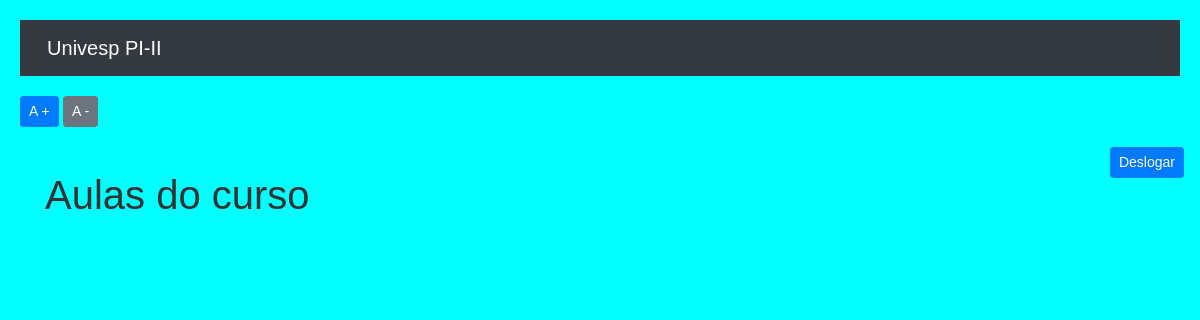
The page /home/curso/6 (signed in) on the database as committed earlier.
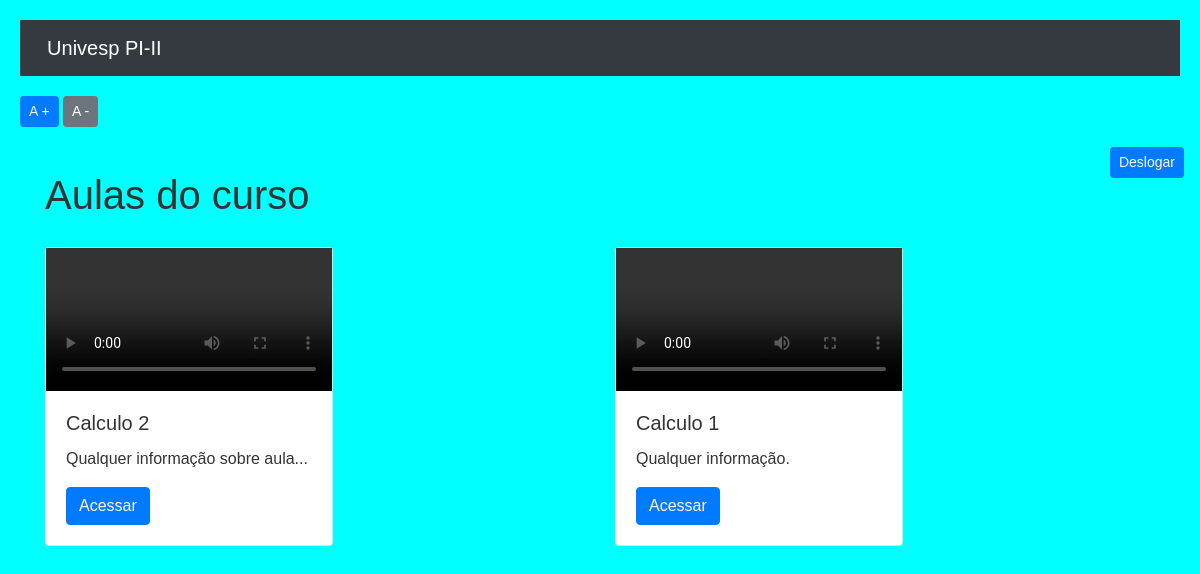
The same page on the database as committed later.
### cursos/models.py (models this page shows, shortened)
class Aulas(models.Model):
    nome = models.CharField(max_length = 100)
    descricao = models.TextField()
    aula = models.FileField(upload_to = "aulas")
    curso = models.ForeignKey(Cursos, on_delete = models.DO_NOTHING)

### cursos/views.py (the view)
# urls.py: path('curso/<int:id>', views.curso, name = 'curso'),
def curso(request, id):                                                #Acessar curso
    if request.session.get('usuario'):
        aulas = Aulas.objects.filter(curso = id)
        request_usuario = request.session.get('usuario')
        return render(request, 'curso.html', {'aulas': aulas, 'request_usuario': request_usuario})
    else:
        return redirect('/auth/login/?status=2')

### cursos/templates/curso.html (shortened to what this page needs)
{% extends 'base.html'%}
{% block 'body' %}
<div class="wrapper">
  <div class="buttons">
      <a href="{% url 'sair' %}" class="btn btn-sm btn-primary">Deslogar</a>
  </div>
</div>
<div class="container">
  <br>
  <h1>Aulas do curso</h1>
  <div class="row">
      {% for i in aulas %}
          <div style="margin-top: 20px;" class="col-md">
              <div class="card" style="width: 18rem;">
                <video  controls>
                  <source src="{{i.aula.url}}" type="video/mp4">
                </video>
                  <div class="card-body">
                    <h5 class="card-title">{{i.nome}}</h5>
                    <p class="card-text">{{i.descricao}}</p>
                    <a href="{% url 'aula' i.id %}" class="btn btn-primary">Acessar</a>
                  </div>
                </div>
          </div>
      {% endfor %}
  </div>
</div>
{% endblock %}

### templates/base.html (shortened to what this page needs)
<!doctype html>
<html lang="pt-BR">
  <head>
    <link rel="stylesheet" href="https://cdn.jsdelivr.net/npm/bootstrap@4.6.0/dist/css/bootstrap.min.css">
  </head>
  <body>
    <nav class="navbar navbar-dark bg-dark">
        <a class="navbar-brand" href="{% url 'index'%}">&nbsp&nbspUnivesp PI-II</a>
    </nav>
    <div class="font-size-buttons">
        <button class="btn btn-primary btn-sm" onclick="aumentarFonte()">A + </button>
        <button class="btn btn-secondary btn-sm" onclick="diminuirFonte()">A - </button>
    </div>
    {% block 'body'%}{% endblock %}
  </body>
</html>

### templates/base.html (style rules this page uses)
body { font-size: 16px; background-color: #00ffff; color: #333; font-family: Arial, sans-serif; margin: 20px; }
.font-size-buttons { margin: 20px 0; }
button { background-color: #4CAF50; color: white; padding: 10px 20px; border: none; border-radius: 5px; cursor: pointer; font-size: 16px; }

### cursos/templates/curso.html (style rules this page uses)
.wrapper { position: absolute; width: 97%; }
.buttons { position: absolute; top: 0; right: 0; }

Rows that differ between the two databases and show on the page:
added Aulas: nome "Calculo 2", descricao "Qualquer informação sobre aula..."
added Aulas: nome "Calculo 1", descricao "Qualquer informação."
